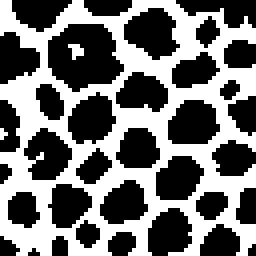
%> input picture ValidationSet/Val_1/Val_1_CellProfilerProcessed.tiff, 128 x 128 px, given in place of Val_1_CellProfilerProcessed.png, which was not available (shown 2 times larger)
$ octave --eval "CreateFEM;"   (GNU Octave 9; MATLAB toolbox functions it lacks are replaced by stand-ins)
%> lines starting %> are read from the running program, lines starting %| are printed output that depends on the picture; in (x1, y1, x2, y2) boxes, pixels count from 0 and x2, y2 are one past the last pixel; in counts of white or black regions, pixels touching at a corner belong together; the program's own positions count from 1; pictures that were not available may be replaced by others from this repository, and a replacement may not be noted
function CreateFEM()

    clc; clear all;

    I = imread('Val_1_CellProfilerProcessed.png');
%> I is the input picture: size 128x128 uint8; 44.4% white; 3 white regions (1 under 20 px), largest, box (x1, y1, x2, y2) and area: (0, 0, 128, 128) 7224, (34, 22, 42, 30) 40

    BW = im2bw(I);
    BW = imcomplement(BW);

    % find vertices

    verts = cell(1000,1);

    imshow(BW)

    hold on;

    for i=1:size(BW,1)

        for j=1:size(BW,2)

            %if it's an edge pixel and black, it's a vertex

            if i == 1 || i == size(BW,1) || j == 1 || j == size(BW,2)

                if BW(i,j) == 0

                    verts{i} = [i,j];
                    verts{j} = [i,j];

                    plot(j,i,'o')

                end

            %otherwise, see if it's a vertex by checking how many neighboring pixels are also black

            else

                count = 0;

                for m=-1:2:1

                        if(BW(i+m,j)==0)

                            count = count + 1;

                        end

                        if(BW(i,j+m)==0)

                            count = count + 1;

                        end

                end

                if count >= 3 && BW(i,j)==0

                    verts{i} = [i,j];
                    verts{j} = [i,j];

                    plot(j,i,'o')

                end
    %
            end

        end

    end
%> after the loop, count = 0; verts = 1000 items


    %% Extract internal vertex coordinates

    allverts = verts(~cellfun('isempty',verts)); % remove empty cells
%> allverts = 128 items

    converts = cell2mat(allverts); % convert cells to matrix
%> converts = 128 rows, first 12: [118 1; 118 2; 119 3; 120 4; 120 5; 120 6; 121 7; 122 8; 128 9; 128 10; 128 11; 128 12]

    uniqverts = unique(converts(:,1:2),'rows','stable'); % extract unique rows in matrix
%> uniqverts = 127 rows, first 12: [118 1; 118 2; 119 3; 120 4; 120 5; 120 6; 121 7; 122 8; 128 9; 128 10; 128 11; 128 12]


    % Extract only border vertices

    borderverts = zeros(size(uniqverts));

    for iu = 1:size(uniqverts)

        if uniqverts(iu,1)==1 || uniqverts(iu,2) == 1 || uniqverts(iu,1) == size(BW,1) || uniqverts(iu,2) == size(BW,2)

            borderverts(iu,1)= uniqverts(iu,1);

            borderverts(iu,2)= uniqverts(iu,2);

        end

    end
%> this loop made 127 passes
%> after the loop, borderverts = 127 rows, first 12: [118 1; 0 0; 0 0; 0 0; 0 0; 0 0; 0 0; 0 0; 128 9; 128 10; 128 11; 128 12]

    borderverts(all(~borderverts,2),:) = [];


    % Extract only internal vertices

    uniqverts(ismember(uniqverts,borderverts,'rows'),:)=[];

    iverts = uniqverts;
%> iverts = 52 rows, first 12: [118 2; 119 3; 120 4; 120 5; 120 6; 121 7; 122 8; 126 15; 125 16; 124 17; 124 18; 125 19]

    % innerverts = ismember(uniqverts,borderverts);
    %
    % iverts=zeros(size(innerverts));
    %
    % for inv = 1:size(innerverts)
    %
    %     if innerverts(inv,1)==0 && innerverts(inv,2)==0
    %
    %         iverts(inv,1)=uniqverts(inv,1);
    %
    %         iverts(inv,2)=uniqverts(inv,2);
    %
    %     end
    %
    % end
    %
    % iverts(all(~iverts,2),:)=[];


    %% Seperate cell walls at internal vertices to get separate splines

    BWinvert = ~BW;

    for ivs = 1:length(iverts)

            if BWinvert(iverts(ivs,1),iverts(ivs,2))==1

                BWinvert(iverts(ivs,1),iverts(ivs,2))=0;

            end
    end
%> this loop made 52 passes
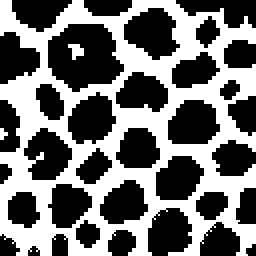
%> BWinvert: size 128x128 logical (shown 2 times larger); 44.1% white; 3 white regions (1 under 20 px), largest, box (x1, y1, x2, y2) and area: (0, 0, 128, 128) 7172, (34, 22, 42, 30) 40

    [labelledBW,noofsplinz] = bwlabel(BWinvert,4);
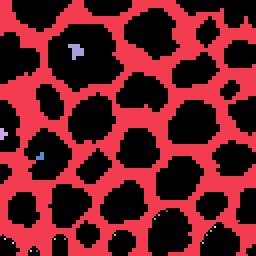
%> labelledBW: size 128x128 double (shown 2 times larger); 19 distinct labels, from 0 to 18; one colour per label, 0 black
%> noofsplinz = 18

    imshow(labelledBW)

    hold on

    for isp = 1:noofsplinz

        [splinerow,splinecol] = find(labelledBW==isp) ;

        splinecoord = [splinerow splinecol];

        plot(splinecol,splinerow,'o')

    end
%> this loop made 18 passes
%> (splinerow, splinecol) on passes 3 to 9: (120, 3), (122, 7), (126, 16), ([79; 80; 79; 80; 77; 78; 79; 80; 77; 78; 79; 80], [19; 19; 20; 20; 21; 21; 21; 21; 22; 22; 22; 22]), (126, 19), (120, 28), (120, 33)
%> splinecol on pass 2: [1; 1; 1; 1; 1; 1; 2; 2; 2; 2; 2; 2; 3; 3; 4; 4]


    %% Write python file to sketch cell wall splines

    outputFolderPath = 'C:\Users\cstubbs\Documents\Research\Stephen Clarke\Github 2023-10-27\ValidationSet\Val_1\';

    boundaryName = 'Val_1_CellProfilerProcessed';

    filename = sprintf('%s.py',boundaryName);

    filename = strcat(outputFolderPath,filename);

    fileID = fopen(filename,'w');

    fprintf(fileID,'from sketch import *\n\n');

    fprintf(fileID,'mdb.models[''Model-1''].ConstrainedSketch(name=''__profile__'', sheetSize=200.0)\n');

    for isp2 = 1:noofsplinz

        [rows,cols] = find(labelledBW==isp2) ;

        splinecoord = [rows cols];

        [~,rowidx] = unique(rows);

        [~,colidx] = unique(cols);

        uniqrows = length(rowidx);

        uniqcols = length(colidx);

        if uniqrows > uniqcols

            splinecoords = splinecoord(rowidx,:);

        else

            splinecoords = splinecoord(colidx,:);

        end

        [vertidx,distance] = dsearchn(iverts,splinecoords);

        vertsidx = unique(vertidx);

        if length(vertsidx) == 1

            vertcoord = iverts(vertsidx(1),1:2);

            splinetop = splinecoords(1,:);

            splinebottom = splinecoords(size(splinecoords,1),:);

            topcoorddist = pdist2(splinetop,vertcoord);

            bottomcoorddist = pdist2(splinebottom,vertcoord);

            if topcoorddist > bottomcoorddist

                splinecoords = [splinecoords;vertcoord];

            else

                splinecoords = [vertcoord;splinecoords];
            end

        else

            vertscoords = zeros(size(vertsidx));

            for ivx = 1:length(vertsidx)

                vertscoords(ivx,1:2) = [iverts(vertsidx(ivx),1) iverts(vertsidx(ivx),2)];

                splinetop = splinecoords(1,:);

                splinebottom = splinecoords(size(splinecoords,1),:);

                topcoorddist = pdist2(splinetop,vertscoords(ivx,1:2));

                bottomcoorddist = pdist2(splinebottom,vertscoords(ivx,1:2));

                    if topcoorddist > bottomcoorddist

                        splinecoords = [splinecoords;vertscoords(ivx,1:2)];

                    else

                        splinecoords = [vertscoords(ivx,1:2);splinecoords];

                    end

            end

        end

        fprintf(fileID,'mdb.models[''Model-1''].sketches[''__profile__''].Spline(points=(\n\t');

        formatSpec = '(%4.4f, %4.4f), ';

        fprintf(fileID,formatSpec,splinecoords(1,1),splinecoords(1,2));

            for ic = 2:10:(size(splinecoords,1)-1)

                formatSpec = '(%4.4f, %4.4f), ';

                fprintf(fileID,formatSpec,splinecoords(ic,1),splinecoords(ic,2));

            end

            formatSpec = '(%4.4f, %4.4f), ';

            fprintf(fileID,formatSpec,splinecoords((size(splinecoords,1)),1),splinecoords((size(splinecoords,1)),2));

        fprintf(fileID,'\t))\n');

    end
%> this loop made 18 passes
%> (rows, cols, rowidx, colidx, uniqrows, uniqcols, vertidx, distance) on passes 3, 4, 5, 7, 8, 9, 11, 12, 13, 14, 15, 16: (120, 3, 1, 1, 1, 1, 2, 1), (122, 7, 1, 1, 1, 1, 6, 1), (126, 16, 1, 1, 1, 1, 8, 1), (126, 19, 1, 1, 1, 1, 12, 1), (120, 28, 1, 1, 1, 1, 14, 1), (120, 33, 1, 1, 1, 1, 20, 1), (118, 58, 1, 1, 1, 1, 22, 1), (110, 78, 1, 1, 1, 1, 30, 1), (108, 80, 1, 1, 1, 1, 32, 1), (106, 84, 1, 1, 1, 1, 36, 1), (122, 102, 1, 1, 1, 1, 38, 1), (118, 104, 1, 1, 1, 1, 40, 1)
%> (rows, cols, rowidx, colidx, uniqrows, uniqcols, vertidx) on pass 6: ([79; 80; 79; 80; 77; 78; 79; 80; 77; 78; 79; 80], [19; 19; 20; 20; 21; 21; 21; 21; 22; 22; 22; 22], [5; 6; 1; 2], [1; 3; 5; 9], 4, 4, [16; 16; 16; 16])
%> after the loop, vertscoords = [118 2; 118 29; 118 30; 106 81; 105 84; 112 120]
%> `CreateFEM;`:
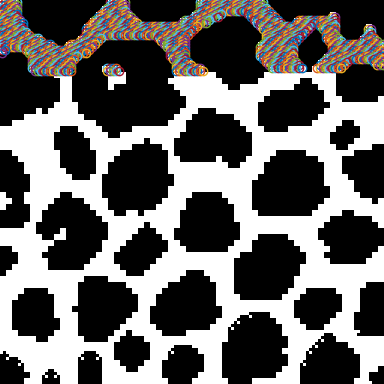
%> figure redrawn from the program's plot data; shown 3 times larger

    fprintf(fileID,'mdb.models[''Model-1''].sketches.changeKey(fromName=''__profile__'', toName=''mcells2'')\n');

end
